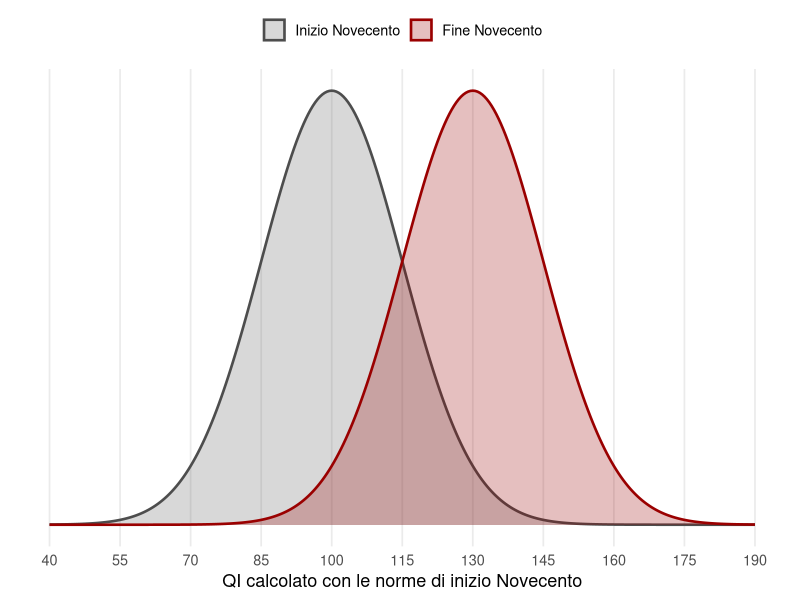

Recreate this plot in R.
## ---- chunk 1
#| label: setup
library(ggplot2)
rosso = "#9A0000"
# Nel PDF (A5) le figure si disegnano alla larghezza reale della pagina.
stampa = knitr::is_latex_output()
tema = theme_minimal(base_size = if (stampa) 10 else 13) +
  theme(panel.grid.minor = element_blank())
## ---- chunk 2
#| label: fig-flynn
#| fig-cap: "Illustrazione della grandezza dell'effetto Flynn. Le due curve rappresentano la distribuzione dei punteggi di una popolazione di inizio Novecento e di una di fine Novecento, entrambe espresse con le norme della prima. Il valore di 30 punti è un ordine di grandezza, non una stima per un paese specifico."
#| fig-alt: "Due curve a campana della stessa forma. La prima è centrata su 100, la seconda su 130. La seconda curva supera quasi interamente la media della prima."
#| fig-width: !expr if (stampa) 4.45 else 7.5
#| fig-height: !expr if (stampa) 2.8 else 3.6
x = seq(40, 190, .5)
d = rbind(data.frame(x, y = dnorm(x, 100, 15), p = "Inizio Novecento"),
          data.frame(x, y = dnorm(x, 130, 15), p = "Fine Novecento"))
d$p = factor(d$p, levels = c("Inizio Novecento", "Fine Novecento"))
ggplot(d, aes(x, y, fill = p, colour = p)) +
  geom_area(alpha = .25, position = "identity", linewidth = .9) +
  scale_fill_manual(values = c("grey40", rosso), name = NULL) +
  scale_colour_manual(values = c("grey30", rosso), name = NULL) +
  scale_x_continuous(breaks = seq(40, 190, 15)) +
  labs(x = "QI calcolato con le norme di inizio Novecento", y = NULL) +
  tema + theme(axis.text.y = element_blank(), panel.grid.major.y = element_blank(), legend.position = "top")
